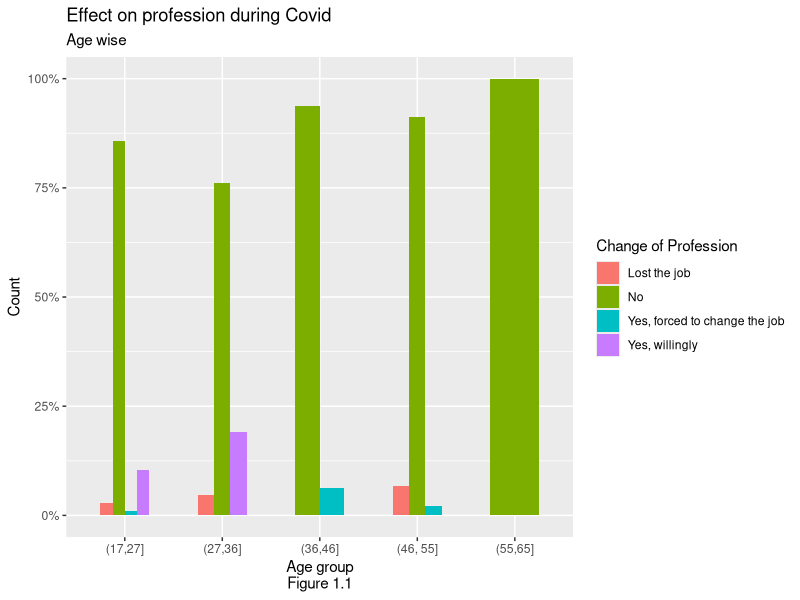
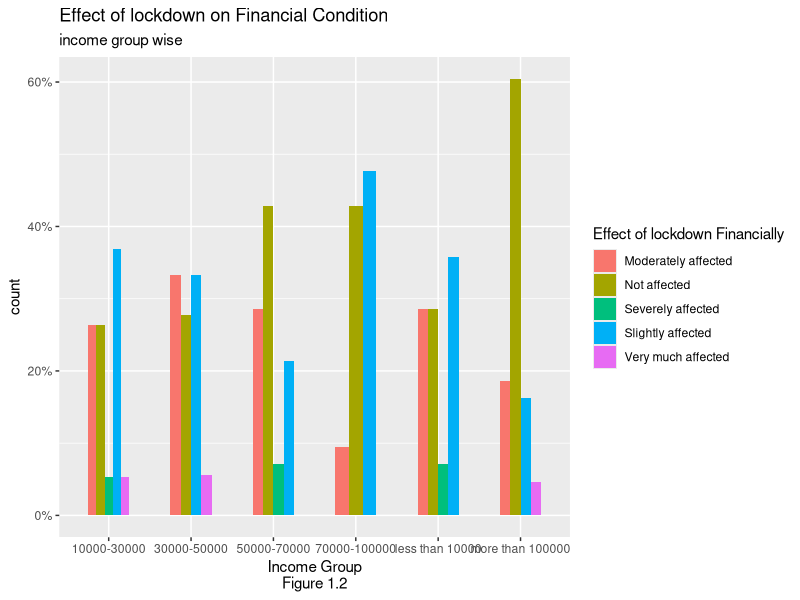
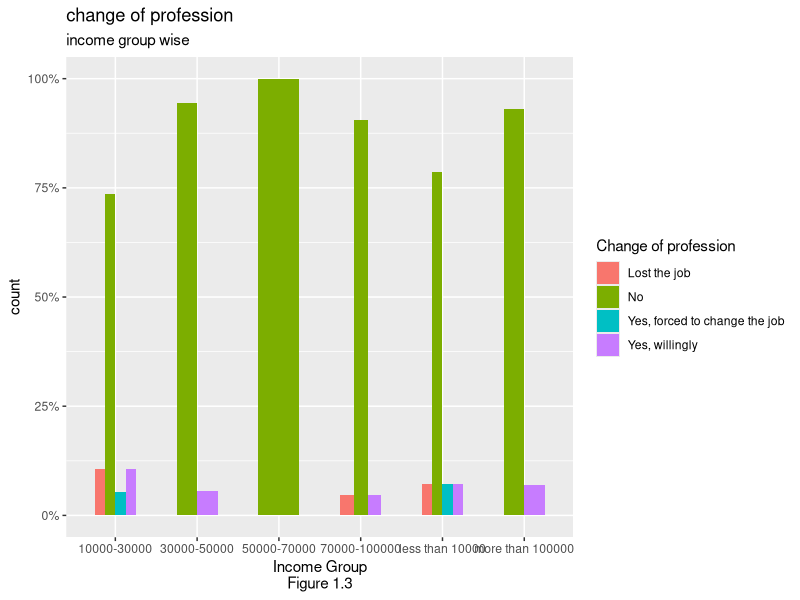
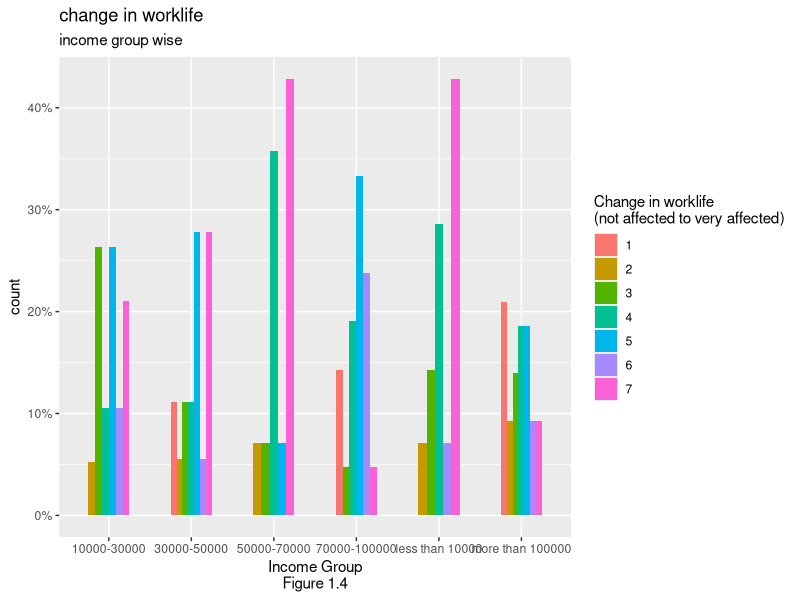
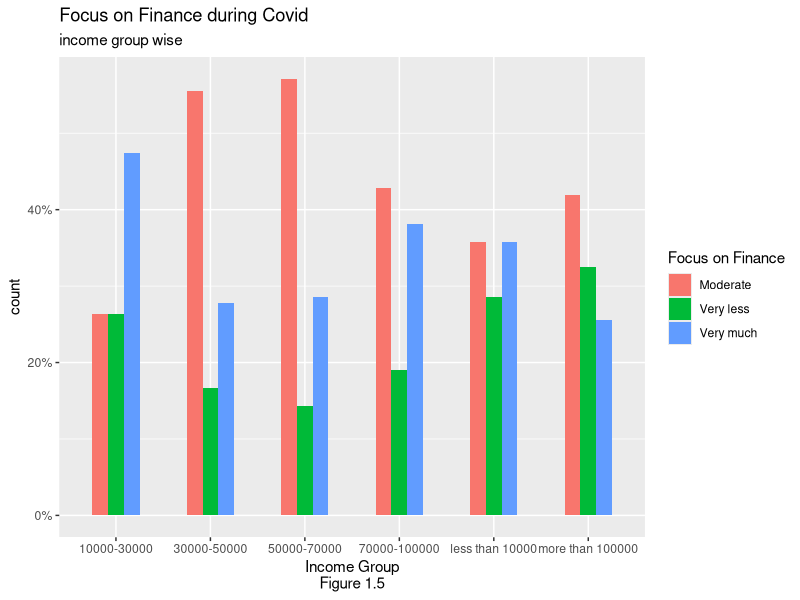
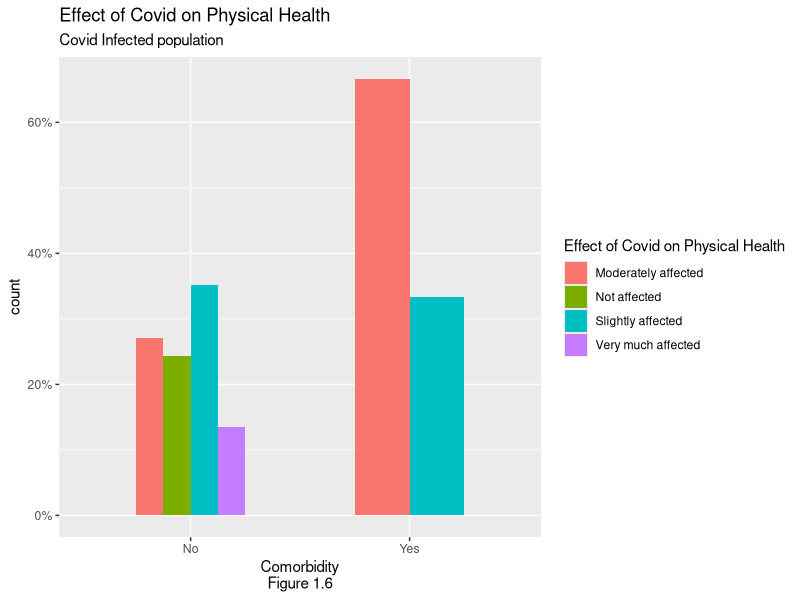
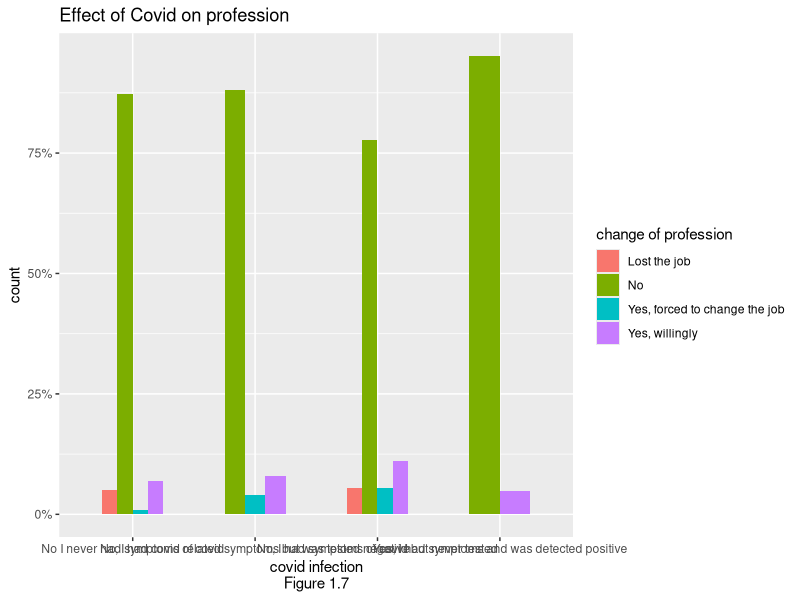
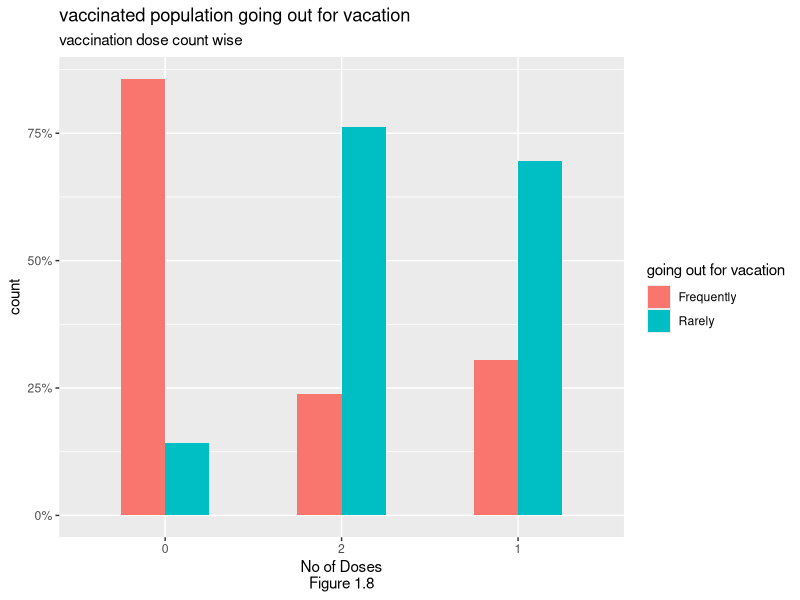

Write R code to recreate these figures, in order.
library(dplyr)
library(stringr)
library(ggplot2)

######################################################
#Reading Data
df1 <- read.csv("data2.csv",as.is = c(1:5,18),na.strings = '')
########################################################
#Data cleaning

df2 <- df1[-1]

vec1 <- c("age","gender","location","profession","income_per_month","covid_affected","vaccinated_no_of_doses",
          "lockdown_effect_finance","lockdown_effect_physically","lockdown_effect_mentally",
          "comorbidity","exercise_freq","view_on_exercise","traveling_freq_work",
          "traveling_freq_emergency","traveling_freq_vacation","covid_precautions",
          "covid_effect_on_work","profession_change","focus_on_physical_health",
          "focus_on_mental_health","focus_on_finance")

colnames(df2) <- vec1

df2$age <- as.integer(df2$age)

df3 <- df2%>%
  mutate_at(c(3,4),tolower)

df3 <- df3[complete.cases(df3$age),]
df3$age_grp <- cut(df3$age,5)
levels(df3$age_grp) <- c("(17,27]", "(27,36]", "(36,46]", "(46, 55]", "(55,65]")


levels(df3$vaccinated_no_of_doses) <- c(0,2,1)

df3$covid_affected1 = df3$covid_affected
levels(df3$covid_affected1) <- c(0,0,"undefined",1)
df3$profession1 <- df3$profession

df3$profession1[which(str_detect(df3$profession1,c("student|nursing|studying")))] = "student"
df3$profession1[which(str_detect(df3$profession1,c("home|house|retired|retd|graduate|no")))] = "unemployed"
df3$profession1[which(str_detect(df3$profession1,c("student|unemployed"),negate = T))] = "employed" 

df3$covid_precautions1 <- as.character(lapply(strsplit(c(df3$covid_precautions),";"),length))



#################################################################
#age-wise effect of lockdown financially

age_count <- df3 %>% 
  group_by(age_grp) %>% 
  summarise(count= n())


df_age <- df3 %>% 
  group_by(age_grp,profession_change) %>% 
  summarise(count = n())

tab <- data.frame(table(df_age$age_grp))

df_age$total <- rep(age_count$count,times=tab$Freq)
df_age$freqden <- df_age$count/df_age$total



ggplot(data=df_age ,aes(x= age_grp,y= freqden ,fill= profession_change ))+
  geom_bar(position="dodge",stat="identity",width =0.5)+
  labs(y="Count",x="Age group\nFigure 1.1",title="Effect on profession during Covid",
       fill= "Change of Profession", subtitle = "Age wise")+
  scale_y_continuous(labels = scales::percent_format())


#####################################
#Income group wise effect of lock down financially

df_fin1 <- subset(df3,profession1 != "student",select = c("income_per_month","lockdown_effect_finance"))

igrp_count <- df_fin1 %>% 
  group_by(income_per_month) %>% 
  summarise(count= n())


df_fin <- df_fin1 %>% 
  group_by(income_per_month,lockdown_effect_finance) %>% 
  summarise(count = n())

tab1 <- data.frame(table(df_fin$income_per_month))


df_fin$total <- rep(igrp_count$count,times=tab1$Freq)
df_fin$freqden <- df_fin$count/df_fin$total

ggplot(data=df_fin ,aes(x= income_per_month,y= freqden ,fill = lockdown_effect_finance ))+
  geom_bar(position="dodge",stat="identity",width =0.5)+
  labs(y="count",x="Income Group\nFigure 1.2",title="Effect of lockdown on Financial Condition",
       fill= "Effect of lockdown Financially", subtitle = "income group wise")+
  scale_y_continuous(labels = scales::percent_format())


#####################################################
#Change of profession in every income group


df_fin2 <- subset(df3,profession1 != "student",select = c("income_per_month","profession_change"))

igrp_count1 <- df_fin2 %>% 
  group_by(income_per_month) %>% 
  summarise(count= n())


df_fina <- df_fin2 %>% 
  group_by(income_per_month,profession_change) %>% 
  summarise(count = n())

tab2 <- data.frame(table(df_fina$income_per_month))


df_fina$total <- rep(igrp_count1$count,times=tab2$Freq)
df_fina$freqden <- df_fina$count/df_fina$total

ggplot(data=df_fina ,aes(x= income_per_month,y= freqden ,fill= profession_change ))+
  geom_bar(position="dodge",stat="identity",width =0.5)+
  labs(y="count",x="Income Group\nFigure 1.3",title="change of profession",
       fill= "Change of profession", subtitle = "income group wise")+
  scale_y_continuous(labels = scales::percent_format())

##############################################################
#change in work life in different age groups


df_fin3 <- subset(df3,profession1 != "student",select = c("income_per_month","covid_effect_on_work"))

igrp_count2 <- df_fin3 %>% 
  group_by(income_per_month) %>% 
  summarise(count= n())


df_finan <- df_fin3 %>% 
  group_by(income_per_month,covid_effect_on_work) %>% 
  summarise(count = n())

tab3 <- data.frame(table(df_finan$income_per_month))

df_finan$total <- rep(igrp_count2$count,times=tab3$Freq)
df_finan$freqden <- df_finan$count/df_finan$total

ggplot(data=df_finan ,aes(x= income_per_month,y= freqden ,fill= as.factor(covid_effect_on_work) ))+
  geom_bar(position="dodge",stat="identity",width =0.5)+
  labs(y="count",x="Income Group\nFigure 1.4",title="change in worklife",
       fill= "Change in worklife\n(not affected to very affected)",
       subtitle = "income group wise")+
  scale_y_continuous(labels = scales::percent_format())

###########################################################
#focus of people in different income groups during Covid


df_fin4 <- subset(df3,profession1 != "student",select = c("income_per_month","focus_on_finance"))

igrp_count3 <- df_fin4 %>% 
  group_by(income_per_month) %>% 
  summarise(count= n())

df_fin_focus <- df_fin4 %>% 
  group_by(income_per_month,focus_on_finance) %>% 
  summarise(count = n())

tab4 <- data.frame(table(df_fin_focus$income_per_month))


df_fin_focus$total <- rep(igrp_count3$count,times=tab4$Freq)
df_fin_focus$freqden <- df_fin_focus$count/df_fin_focus$total

ggplot(data=df_fin_focus ,aes(x= income_per_month,y= freqden ,fill= focus_on_finance ))+
  geom_bar(position="dodge",stat="identity",width =0.5)+
  labs(y="count",x="Income Group\nFigure 1.5",title="Focus on Finance during Covid",
       fill= "Focus on Finance", subtitle = "income group wise")+
  scale_y_continuous(labels = scales::percent_format())


############################################################
#people who has co morbidity how their physical health is affected after getting infected with covid



df_covid <- subset(df3,covid_affected1 == 1 , select = c(comorbidity,lockdown_effect_physically))
df_covid <- df_covid[complete.cases(df_covid),]


comorb_count <- df_covid %>% 
  group_by(comorbidity) %>% 
  summarise(count= n())

df_covid1 <- df_covid %>% 
  group_by(comorbidity,lockdown_effect_physically) %>% 
  summarise(count = n())

tab5 <- data.frame(table(df_covid1$comorbidity))

df_covid1$total <- rep(comorb_count$count,times = tab5$Freq)
df_covid1$freqden <- df_covid1$count/df_covid1$total

ggplot(data=df_covid1 ,aes(x= comorbidity,y= freqden ,fill= lockdown_effect_physically ))+
  geom_bar(position="dodge",stat="identity",width =0.5)+
  labs(y="count",x="Comorbidity\nFigure 1.6",title="Effect of Covid on Physical Health",
       fill= "Effect of Covid on Physical Health", subtitle = "Covid Infected population")+
  scale_y_continuous(labels = scales::percent_format())

#####################################################################
########################### NEED EDITING 
##################################################################
#people infected with covid vs change of profession

df_covidp <- select(df3,covid_affected,profession_change)
df_covidp <- df_covidp[complete.cases(df_covidp),]


infected_count <- df_covidp %>% 
  group_by(covid_affected) %>% 
  summarise(count= n())


df_covid2 <- df_covidp %>% 
  group_by(covid_affected,profession_change) %>% 
  summarise(count = n())


tab6 <- data.frame(table(df_covid2$covid_affected))

df_covid2$total <- rep(infected_count$count,times = tab6$Freq)
df_covid2$freqden <- df_covid2$count/df_covid2$total


ggplot(data=df_covid2 ,aes(x= covid_affected,y= freqden ,fill= profession_change ))+
  geom_bar(position="dodge",stat="identity",width =0.5)+
  labs(y="count",x="covid infection\nFigure 1.7",title="Effect of Covid on profession",
       fill= "change of profession")+
  scale_y_continuous(labels = scales::percent_format())

#########################################################################
#going out for vacation vs vaccination dose

df_vac <- select(df3,vaccinated_no_of_doses,traveling_freq_vacation)


grp_count <- df_vac %>% 
  group_by(vaccinated_no_of_doses) %>% 
  summarise(count= n())

df_vac_travel <- df_vac %>% 
  group_by(vaccinated_no_of_doses,traveling_freq_vacation) %>% 
  summarise(count = n())

tab7 <- data.frame(table(df_vac_travel$vaccinated_no_of_doses))

df_vac_travel$total <- rep(grp_count$count,times=tab7$Freq)
df_vac_travel$freqden1 <- df_vac_travel$count/df_vac_travel$total

ggplot(data=df_vac_travel ,aes(x=vaccinated_no_of_doses ,y= freqden1 ,fill= traveling_freq_vacation ))+
  geom_bar(position="dodge",stat="identity",width =0.5)+
  labs(y="count",x="No of Doses\nFigure 1.8",title="vaccinated population going out for vacation",
       fill= "going out for vacation", subtitle = "vaccination dose count wise")+
  scale_y_continuous(labels = scales::percent_format())


##################################################################
#vaccinated population vs precaution

df_vac1 <- select(df3,vaccinated_no_of_doses,covid_precautions1)

grp_count <- df_vac1 %>% 
  group_by(vaccinated_no_of_doses) %>% 
  summarise(count= n())

df_vac_prec <- df_vac1 %>% 
  group_by(vaccinated_no_of_doses,covid_precautions1) %>% 
  summarise(count = n())

tab8 <- data.frame(table(df_vac_prec$vaccinated_no_of_doses))

df_vac_prec$total <- rep(grp_count$count,times=tab8$Freq)
df_vac_prec$freqden1 <- df_vac_prec$count/df_vac_prec$total

ggplot(data=df_vac_prec ,aes(x=vaccinated_no_of_doses ,y= freqden1 ,fill= as.factor(covid_precautions1 )))+
  geom_bar(position="dodge",stat="identity",width =0.5)+
  labs(y="count",x="No of Doses\nFigure 1.9",title="vaccinated population going out for vacation",
       fill= "following no of precautions", subtitle = "vaccination dose count wise")+
  scale_y_continuous(labels = scales::percent_format())
####################################################################
### focus of people on different factors after covid age wise
####################################
##Focus physical health

focus_area <- select(df3, age_grp, focus_on_physical_health, focus_on_mental_health, focus_on_finance)
focus_area <- focus_area[!is.na(focus_area$age),]


focus_physical_health <- focus_area %>%
  group_by(age_grp, focus_on_physical_health) %>%
  summarise(count = table(focus_on_physical_health))
focus_physical_health

ggplot(focus_physical_health) +
  geom_bar(aes(x = age_grp, y = count, fill = focus_on_physical_health),
           stat = "Identity", position = "fill",width = 0.6) + 
  labs(y="percentage",x="Age Group\nFigure 1.10",title="Focus on Physical Health During Covid",
          fill= "Focus on Physical Health", subtitle = "Age group Wise")+
  scale_y_continuous(labels = scales::percent_format())+coord_polar()



##########################################
##Focus Mental health
focus_mental_health <- focus_area %>%
  group_by(age_grp, focus_on_mental_health) %>%
  summarise(count = table(focus_on_mental_health))

ggplot(focus_mental_health) +
  geom_bar(aes(x = age_grp, y = count, fill = focus_on_mental_health), 
           stat = "Identity", position = "fill",width = 0.7)+ 
  labs(y="percentage",x="Age Group\nFigure 1.11",title="Focus on Mental Health During Covid",
       fill= "Focus on Mental Health", subtitle = "Age group Wise")+
  scale_y_continuous(labels = scales::percent_format())+coord_polar()
##########################################################
#covid infection vs taking precautions

df_vacp <- select(df3,covid_affected1,covid_precautions1)
df_vacp <- df_vacp[complete.cases(df_vacp),]

grp_count <- df_vacp %>% 
  group_by(covid_affected1) %>% 
  summarise(count= n())

df_aff_prec <- df_vacp%>% 
  group_by(covid_affected1,covid_precautions1) %>% 
  summarise(count = n())

tab9 <- data.frame(table(df_aff_prec$covid_affected1))

df_aff_prec$total <- rep(grp_count$count,times = tab9$Freq)
df_aff_prec$freqden1 <- df_aff_prec$count/df_aff_prec$total

ggplot(data=df_aff_prec ,aes(x=covid_affected1 ,y= freqden1 ,fill= as.factor(covid_precautions1 )))+
  geom_bar(position="dodge",stat="identity",width =0.5)+
  labs(y="Percentage",x="covid infection\nFigure 1.12",title="Taking precautions vs covid infection",
       fill= "following no of precautions")+
  scale_y_continuous(labels = scales::percent_format())

#############################################################################
#No of precautions people taking while going out for work


df_vac_1 <- select(df3,traveling_freq_work,covid_precautions1)
df_vac_1 <- df_vac_1[complete.cases(df_vac_1),]

grp_count <- df_vac_1 %>% 
  group_by(traveling_freq_work) %>% 
  summarise(count= n())

df_traW_prec <- df_vac_1%>% 
  group_by(traveling_freq_work,covid_precautions1) %>% 
  summarise(count = n())

tab10 <- data.frame(table(df_traW_prec$traveling_freq_work))

df_traW_prec$total <- rep(grp_count$count,times = tab10$Freq)
df_traW_prec$freqden1 <- df_traW_prec$count/df_traW_prec$total

ggplot(data=df_traW_prec ,aes(x=traveling_freq_work ,y= freqden1 ,fill= as.factor(covid_precautions1 )))+
  geom_bar(position="dodge",stat="identity",width =0.5)+
  labs(y="Percentage",x="Frequency of Traveling for work\nFigure 1.13",title="Taking Precautions While going out for Work",
       fill= "following no of precautions")+
  scale_y_continuous(labels = scales::percent_format())


#############################################################################
#No of precautions people taking while going out for vacation


df_vac_2 <- select(df3,traveling_freq_vacation,covid_precautions1)
df_vac_2 <- df_vac_2[complete.cases(df_vac_2),]

grp_count <- df_vac_2 %>% 
  group_by(traveling_freq_vacation) %>% 
  summarise(count= n())

df_traV_prec <- df_vac_2%>% 
  group_by(traveling_freq_vacation,covid_precautions1) %>% 
  summarise(count = n())

tab11 <- data.frame(table(df_traV_prec$traveling_freq_vacation))



df_traV_prec$total <- rep(grp_count$count,times = tab11$Freq)
df_traV_prec$freqden1 <- df_traV_prec$count/df_traV_prec$total

ggplot(data=df_traV_prec ,aes(x=traveling_freq_vacation ,y= freqden1 ,fill= as.factor(covid_precautions1 )))+
  geom_bar(position="dodge",stat="identity",width =0.5)+
  labs(y="Percentage",x="Frequency of Traveling for vacation\nFigure 1.14",title="Taking Precautions While going out for vacation",
       fill= "following no of precautions")+
  scale_y_continuous(labels = scales::percent_format())


#############################################################################
#No of precautions people taking while going out for emergency

df_vac_3 <- select(df3,traveling_freq_emergency,covid_precautions1)
df_vac_3 <- df_vac_3[complete.cases(df_vac_3),]

grp_count <- df_vac_3 %>% 
  group_by(traveling_freq_emergency) %>% 
  summarise(count= n())

df_traE_prec <- df_vac_3%>% 
  group_by(traveling_freq_emergency,covid_precautions1) %>% 
  summarise(count = n())

tab12 <- data.frame(table(df_traE_prec$traveling_freq_emergency))

df_traE_prec$total <- rep(grp_count$count,times = tab12$Freq)
df_traE_prec$freqden1 <- df_traE_prec$count/df_traE_prec$total

ggplot(data=df_traE_prec ,aes(x=traveling_freq_emergency ,y= freqden1 ,fill= as.factor(covid_precautions1 )))+
  geom_bar(position="dodge",stat="identity",width =0.5)+
  labs(y="Percentage",x="Frequency of traveling for emergency\nFigure 1.15",title="Taking Precautions While going out for emergency",
       fill= "following no of precautions")+
  scale_y_continuous(labels = scales::percent_format())

#################################################################
#Age wise freq of exercise

age_count1 <- df3 %>% 
  group_by(age_grp) %>% 
  summarise(count= n())


df_age1 <- df3 %>% 
  group_by(age_grp,exercise_freq) %>% 
  summarise(count = n())


tab13 <- data.frame(table(df_age1$age_grp))


df_age1$total <- rep(age_count1$count,times=tab13$Freq)
df_age1$freqden <- df_age1$count/df_age1$total



ggplot(data=df_age1 ,aes(x= age_grp,y= freqden ,fill= exercise_freq ))+
  geom_bar(position="dodge",stat="identity",width =0.5)+
  labs(y="Count",x="Age group\nFigure 1.16",title="Exercise Frequency in different Age group",
       fill= "Exercise Frequency", subtitle = "Age wise")+
  scale_y_continuous(labels = scales::percent_format())

#################################################################
#age-wise physically affected by lockdown

age_count2 <- df3 %>% 
  group_by(age_grp) %>% 
  summarise(count= n())


df_age2 <- df3 %>% 
  group_by(age_grp,lockdown_effect_physically) %>% 
  summarise(count = n())


tab14 <- data.frame(table(df_age2$age_grp))


df_age2$total <- rep(age_count2$count,times=tab14$Freq)
df_age2$freqden <- df_age2$count/df_age2$total


ggplot(data=df_age2 ,aes(x= age_grp,y= freqden ,fill= lockdown_effect_physically ))+
  geom_bar(position="dodge",stat="identity",width =0.5)+
  labs(y="Count",x="Age group\nFigure 1.17",title="Effect on Physical Health due to Lockdown",
       fill= "Effect on physical health", subtitle = "Age wise")+
  scale_y_continuous(labels = scales::percent_format())

#################################################################
#age-wise mentally affected by lockdown

age_count3 <- df3 %>% 
  group_by(age_grp) %>% 
  summarise(count= n())



df_age3 <- df3 %>% 
  group_by(age_grp,lockdown_effect_mentally) %>% 
  summarise(count = n())


tab15 <- data.frame(table(df_age3$age_grp))


df_age3$total <- rep(age_count3$count,times=tab15$Freq)
df_age3$freqden <- df_age3$count/df_age3$total



ggplot(data=df_age3 ,aes(x= age_grp,y= freqden ,fill= lockdown_effect_mentally ))+
  geom_bar(position="dodge",stat="identity",width =0.5)+
  labs(y="Count",x="Age group\nFigure 1.18",title="Effect on Mental Health due to Lockdown",
       fill= "Effect on Mental health", subtitle = "Age wise")+
  scale_y_continuous(labels = scales::percent_format())


#################################################################
#age-wise mentally affected by change of profession

prof_count <- df3 %>% 
  group_by(profession_change) %>% 
  summarise(count= n())


df_prof <- df3 %>% 
  group_by(profession_change,lockdown_effect_mentally) %>% 
  summarise(count = n())

tab16 <- data.frame(table(df_prof$profession_change))


df_prof$total <- rep(prof_count$count,times=tab16$Freq)
df_prof$freqden <- df_prof$count/df_prof$total



ggplot(data=df_prof ,aes(x= profession_change,y= freqden ,fill= lockdown_effect_mentally ))+
  geom_bar(position="dodge",stat="identity",width =0.5)+
  labs(y="percentage",x="Change of Profession\nFigure 1.19",title="Effect on Mental Health due to Change of profession",
       fill= "Effect on Mental health")+
  scale_y_continuous(labels = scales::percent_format())


#################################################################
#age-wise financally affected by change of profession


prof_count1 <- df3 %>% 
  group_by(profession_change) %>% 
  summarise(count= n())


df_prof1 <- df3 %>% 
  group_by(profession_change,lockdown_effect_finance) %>% 
  summarise(count = n())


tab17 <- data.frame(table(df_prof1$profession_change))


df_prof1$total <- rep(prof_count1$count,times=tab17$Freq)
df_prof1$freqden <- df_prof1$count/df_prof1$total



ggplot(data=df_prof1 ,aes(x= profession_change,y= freqden ,fill= lockdown_effect_finance ))+
  geom_bar(position="dodge",stat="identity",width =0.5)+
  labs(y="percentage",x="Change of profession\nFigure 1.20",title="Effect on Financial condition due to Profession change",
       fill= "Effect on Financial Condition")+
  scale_y_continuous(labels = scales::percent_format())

